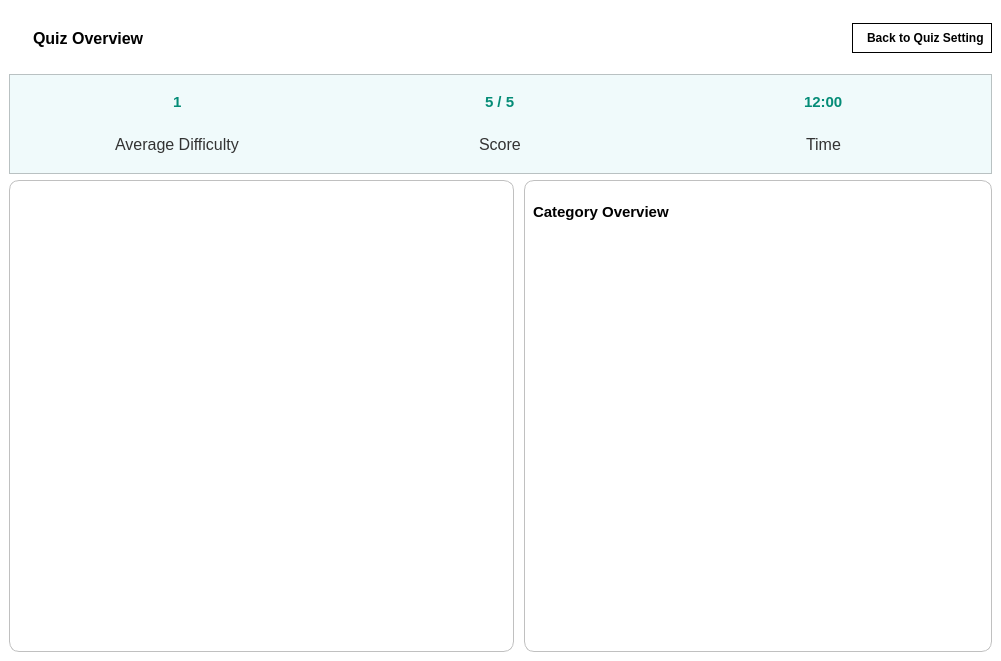
<?xml version="1.0" encoding="UTF-8"?>
<ui version="4.0">
 <class>Form</class>
 <widget class="QWidget" name="Form">
  <property name="geometry">
   <rect>
    <x>0</x>
    <y>0</y>
    <width>1001</width>
    <height>661</height>
   </rect>
  </property>
  <property name="windowTitle">
   <string>Form</string>
  </property>
  <property name="styleSheet">
   <string notr="true">#frame {
	background-color: white;
}

#title {
	font-size: 12pt;
	font-weight: bold;
	margin: 20px 20px 20px 20px;
}

#back_btn {
	background-color: transparent;
	padding: 7px;
	border: 1px solid black;
	font-weight: bold;
}

#overview_frame {
	background-color: #f0fafb;
}

#difficulty_label, #score_label, #time_label {
	font-size: 12pt;
	color: #333333;
}

#difficulty_float, #score_int, #time_val {
	font-size: 11pt;
	color: #048c77;
	font-weight: bold;
}

#detail_content, #analytic_content {
	background-color: white;
	border: 1px solid silver;
	border-radius: 10px;
}

#percentage_display, #question_content {
	background-color: white;
}

#analytic_title {
	font-size: 11pt;
	font-weight: bold;
}

#percentage_display QProgressBar {
	min-height: 20px;
	max-height: 20px;
    border-radius: 10px;
	background-color: #d5786c;
	font-weight: bold;
	color: white;
	margin-bottom: 10px;
}

#percentage_display QProgressBar::chunk {
	min-height: 20px;
	max-height: 20px;
    border-radius: 10px;
	background-color: #048c77;
}</string>
  </property>
  <layout class="QVBoxLayout" name="verticalLayout">
   <property name="spacing">
    <number>0</number>
   </property>
   <property name="leftMargin">
    <number>0</number>
   </property>
   <property name="topMargin">
    <number>0</number>
   </property>
   <property name="rightMargin">
    <number>0</number>
   </property>
   <property name="bottomMargin">
    <number>0</number>
   </property>
   <item>
    <widget class="QFrame" name="frame">
     <property name="frameShape">
      <enum>QFrame::NoFrame</enum>
     </property>
     <property name="frameShadow">
      <enum>QFrame::Raised</enum>
     </property>
     <layout class="QVBoxLayout" name="verticalLayout_2">
      <item>
       <layout class="QHBoxLayout" name="horizontalLayout">
        <property name="topMargin">
         <number>0</number>
        </property>
        <item>
         <widget class="QLabel" name="title">
          <property name="sizePolicy">
           <sizepolicy hsizetype="Preferred" vsizetype="Maximum">
            <horstretch>0</horstretch>
            <verstretch>0</verstretch>
           </sizepolicy>
          </property>
          <property name="text">
           <string>Quiz Overview</string>
          </property>
         </widget>
        </item>
        <item alignment="Qt::AlignRight">
         <widget class="QPushButton" name="back_btn">
          <property name="cursor">
           <cursorShape>PointingHandCursor</cursorShape>
          </property>
          <property name="text">
           <string>  Back to Quiz Setting</string>
          </property>
          <property name="icon">
           <iconset>
            <normaloff>../resources/icons/home.svg</normaloff>../resources/icons/home.svg</iconset>
          </property>
         </widget>
        </item>
       </layout>
      </item>
      <item>
       <widget class="QFrame" name="overview_frame">
        <property name="sizePolicy">
         <sizepolicy hsizetype="Preferred" vsizetype="Maximum">
          <horstretch>0</horstretch>
          <verstretch>0</verstretch>
         </sizepolicy>
        </property>
        <property name="minimumSize">
         <size>
          <width>0</width>
          <height>100</height>
         </size>
        </property>
        <property name="frameShape">
         <enum>QFrame::StyledPanel</enum>
        </property>
        <property name="frameShadow">
         <enum>QFrame::Raised</enum>
        </property>
        <layout class="QGridLayout" name="gridLayout">
         <property name="bottomMargin">
          <number>11</number>
         </property>
         <item row="1" column="0" alignment="Qt::AlignHCenter">
          <widget class="QLabel" name="difficulty_label">
           <property name="text">
            <string>Average Difficulty</string>
           </property>
          </widget>
         </item>
         <item row="0" column="1" alignment="Qt::AlignHCenter">
          <widget class="QLabel" name="score_int">
           <property name="text">
            <string>5 / 5</string>
           </property>
          </widget>
         </item>
         <item row="1" column="2" alignment="Qt::AlignHCenter">
          <widget class="QLabel" name="time_label">
           <property name="text">
            <string>Time</string>
           </property>
          </widget>
         </item>
         <item row="1" column="1" alignment="Qt::AlignHCenter">
          <widget class="QLabel" name="score_label">
           <property name="text">
            <string>Score</string>
           </property>
          </widget>
         </item>
         <item row="0" column="0" alignment="Qt::AlignHCenter">
          <widget class="QLabel" name="difficulty_float">
           <property name="text">
            <string>1</string>
           </property>
          </widget>
         </item>
         <item row="0" column="2" alignment="Qt::AlignHCenter">
          <widget class="QLabel" name="time_val">
           <property name="text">
            <string>12:00</string>
           </property>
          </widget>
         </item>
        </layout>
       </widget>
      </item>
      <item>
       <layout class="QHBoxLayout" name="horizontalLayout_3">
        <property name="spacing">
         <number>10</number>
        </property>
        <property name="topMargin">
         <number>0</number>
        </property>
        <item>
         <widget class="QWidget" name="detail_content" native="true">
          <layout class="QVBoxLayout" name="verticalLayout_6">
           <property name="spacing">
            <number>0</number>
           </property>
           <property name="leftMargin">
            <number>11</number>
           </property>
           <property name="topMargin">
            <number>11</number>
           </property>
           <property name="rightMargin">
            <number>11</number>
           </property>
           <property name="bottomMargin">
            <number>11</number>
           </property>
           <item>
            <widget class="QScrollArea" name="scrollArea">
             <property name="frameShape">
              <enum>QFrame::NoFrame</enum>
             </property>
             <property name="widgetResizable">
              <bool>true</bool>
             </property>
             <widget class="QWidget" name="question_content">
              <property name="geometry">
               <rect>
                <x>0</x>
                <y>0</y>
                <width>473</width>
                <height>435</height>
               </rect>
              </property>
              <layout class="QVBoxLayout" name="verticalLayout_4"/>
             </widget>
            </widget>
           </item>
          </layout>
         </widget>
        </item>
        <item>
         <widget class="QWidget" name="analytic_content" native="true">
          <property name="sizePolicy">
           <sizepolicy hsizetype="Maximum" vsizetype="Preferred">
            <horstretch>0</horstretch>
            <verstretch>0</verstretch>
           </sizepolicy>
          </property>
          <layout class="QVBoxLayout" name="verticalLayout_3">
           <item alignment="Qt::AlignHCenter">
            <widget class="QLabel" name="analytic_title">
             <property name="sizePolicy">
              <sizepolicy hsizetype="Preferred" vsizetype="Maximum">
               <horstretch>0</horstretch>
               <verstretch>0</verstretch>
              </sizepolicy>
             </property>
             <property name="minimumSize">
              <size>
               <width>450</width>
               <height>45</height>
              </size>
             </property>
             <property name="text">
              <string>Category Overview</string>
             </property>
            </widget>
           </item>
           <item>
            <widget class="QScrollArea" name="scrollArea_2">
             <property name="frameShape">
              <enum>QFrame::NoFrame</enum>
             </property>
             <property name="widgetResizable">
              <bool>true</bool>
             </property>
             <widget class="QWidget" name="percentage_display">
              <property name="geometry">
               <rect>
                <x>0</x>
                <y>0</y>
                <width>450</width>
                <height>383</height>
               </rect>
              </property>
              <layout class="QVBoxLayout" name="verticalLayout_5"/>
             </widget>
            </widget>
           </item>
          </layout>
         </widget>
        </item>
       </layout>
      </item>
     </layout>
    </widget>
   </item>
  </layout>
 </widget>
 <resources/>
 <connections/>
</ui>
